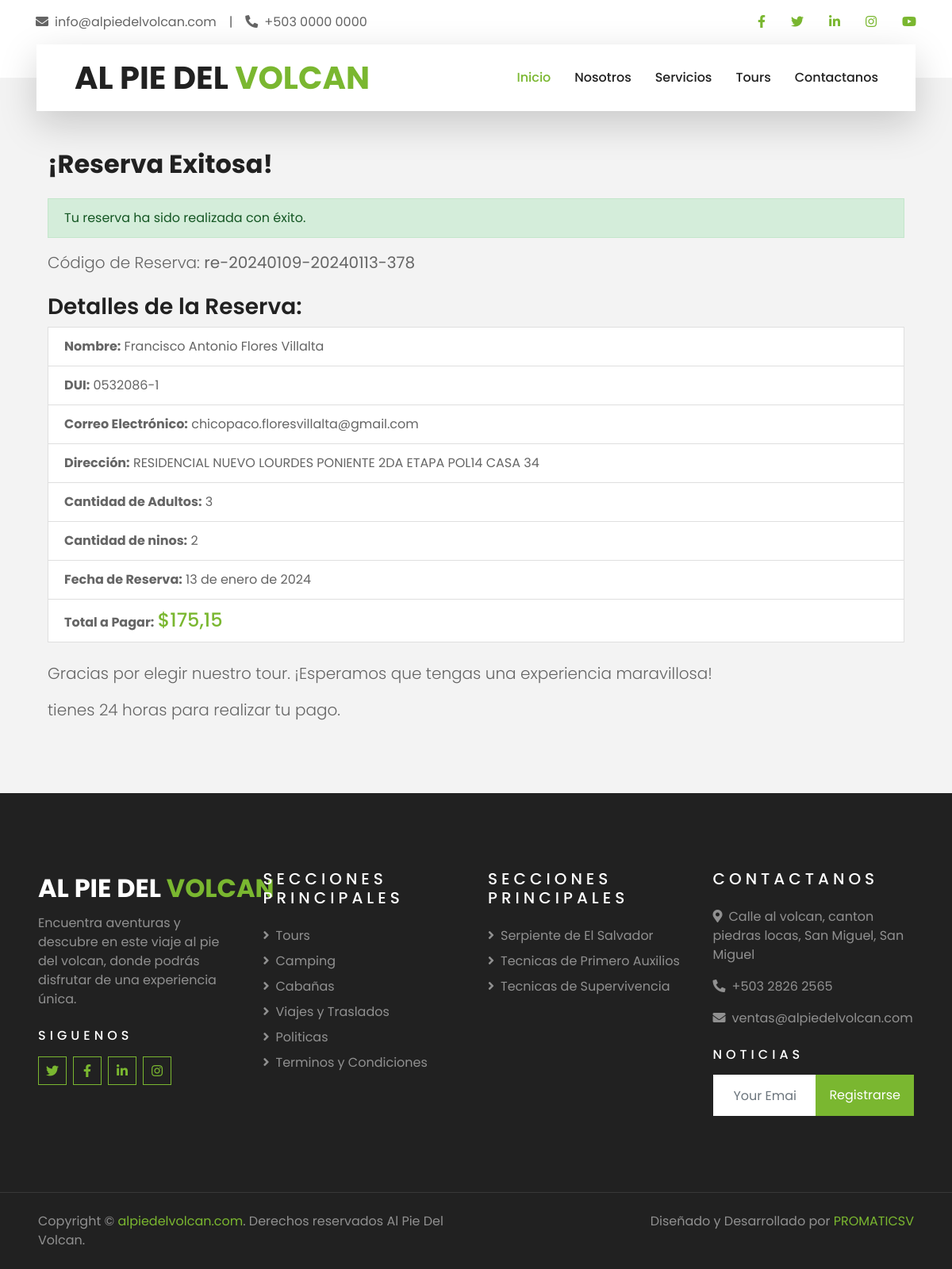
The app's page /tours/reservar_exitosa/1/ with its own data.
### Tours/models.py (models this page shows, shortened)
class Reserva(models.Model):
    tour = models.ForeignKey(Tour, on_delete=models.CASCADE, related_name='reservas')
    codigo_reserva = models.CharField(max_length=20, unique=True)
    nombre = models.CharField(max_length=255)
    dui = models.CharField(max_length=10)  # Asumiendo que el DUI tiene 10 dígitos
    correo_electronico = models.EmailField()
    direccion = models.TextField()
    cantidad_adultos = models.PositiveIntegerField(validators=[MinValueValidator(0)])
    cantidad_ninos = models.PositiveIntegerField(validators=[MinValueValidator(0)])
    fecha_reserva = models.DateField(editable=True)
    qr_code_url = models.URLField(blank=True)
    qr_code = models.ImageField(upload_to='qrcodes', blank=True, null=True)
    DOCUMENTOS_VALIDOS = (
        (' ', ' '),
        ('DUI', 'Documento Unico de Identidad'),
        ('CE', 'Cédula de extrangería'),
        ('LIC', 'Licencia Nacional'),
        ('PA', 'Pasaporte'),
        ('Otro', 'Otro'),
        )
    tipo_documento = models.CharField(max_length=50, choices=DOCUMENTOS_VALIDOS)
    telefono = models.CharField(max_length=15)
    pais_residencia = models.CharField(max_length=50, default="El Salvador")
    precio_adulto = models.DecimalField(max_digits=10, decimal_places=2)
    precio_nino = models.DecimalField(max_digits=10, decimal_places=2)
    iva = models.DecimalField(max_digits=5, decimal_places=2, default=Decimal('0.13'))
    total_pagar = models.DecimalField(max_digits=10, decimal_places=2, blank=True, null=True)

### Configuraciones/models.py (models this page shows, shortened)
class Urls_info(models.Model):
    title = models.CharField(max_length=50)
    url = models.CharField(max_length=200)
    fecha_creacion = models.DateTimeField(auto_now_add=True)

class Urls_interes(models.Model):
    title = models.CharField(max_length=50)
    url = models.URLField(max_length=200)
    fecha_creacion = models.DateTimeField(auto_now_add=True)

class Contacts(models.Model):
    contact_email = models.EmailField("Correo electronico", max_length=254, help_text="Ingrese su dirección de correo electrónico")
    contact_phone = models.CharField(max_length=50)
    addres = models.CharField(max_length=250)
    fecha_creacion = models.DateTimeField(auto_now_add=True)
    class Meta:
        get_latest_by = 'fecha_creacion'

### Tours/views.py (the view)
# urls.py: path('reservar_exitosa/<int:reserva_id>/', views.reserva_exitosa, name='reserva_exitosa'),
def reserva_exitosa(request, reserva_id):
    reserva = Reserva.objects.get(pk=reserva_id)
    data_contact = Contacts.objects.latest()
    urls_info = Urls_info.objects.all()
    titulo_pagina = {
        'titulo_largo': "AL PIE DEL VOLCAN",
        'medio_titulo': "AL PIE DEL",
        'titulo_corto': "VOLCAN",
    }
    descripciones = {
        'descripcion_corta':'Aventura en el Volcan',
        'descripcion_larga':'Encuentra aventuras y descubre en este viaje al pie del volcan, donde podrás disfrutar de una experiencia única.',
    }
    urls_interes = Urls_interes.objects.all()
    context = {
        'data_contact':data_contact,
        'urls_info':urls_info,
        'titulo':titulo_pagina,
        'descripcion':descripciones,
        'urls_interes':urls_interes,
        'reserva': reserva,
    }
    return render(request, 'reserva_exitosa.html', context)

### Tours/templates/reserva_exitosa.html (shortened to what this page needs)
{% extends 'base.html' %}
{% load humanize %}
{% block content %}
  <div class="container mt-5">
    <h2 class="mb-4">¡Reserva Exitosa!</h2>
    <div class="alert alert-success" role="alert">
      Tu reserva ha sido realizada con éxito.
    </div>
    <div class="mb-4">
      <p class="lead">Código de Reserva: <strong>{{ reserva.codigo_reserva }}</strong></p>
    </div>
    <h3>Detalles de la Reserva:</h3>
    <ul class="list-group mb-4">
      <li class="list-group-item"><strong>Nombre:</strong> {{ reserva.nombre }}</li>
      <li class="list-group-item"><strong>DUI:</strong> {{ reserva.dui }}</li>
      <li class="list-group-item"><strong>Correo Electrónico:</strong> {{ reserva.correo_electronico }}</li>
      <li class="list-group-item"><strong>Dirección:</strong> {{ reserva.direccion }}</li>
      <li class="list-group-item"><strong>Cantidad de Adultos:</strong> {{ reserva.cantidad_adultos }}</li>
      <li class="list-group-item"><strong>Cantidad de ninos:</strong> {{ reserva.cantidad_ninos }}</li>
      <li class="list-group-item"><strong>Fecha de Reserva:</strong> {{ reserva.fecha_reserva }}</li>
      <li class="list-group-item">
        <strong>Total a Pagar:</strong>
        <span class="text-primary h4">
            ${{ reserva.total_pagar|floatformat:2|intcomma }}
        </span>
      </li>
    </ul>
    <p class="lead">Gracias por elegir nuestro tour. ¡Esperamos que tengas una experiencia maravillosa!</p>
    <p class="lead">tienes 24 horas para realizar tu pago.</p>
  </div>
{% endblock %}

### templates/sections/footer.html
    <div class="container-fluid bg-dark text-white-50 py-5 px-sm-3 px-lg-5" style="margin-top: 90px;">
        <div class="row pt-5">
            <div class="col-lg-3 col-md-6 mb-5">
                <a href="" class="navbar-brand">
                    <h2 class="text-primary"><span class="text-white">{{ titulo.medio_titulo }} </span>{{ titulo.titulo_corto }}</h2>
                </a>
                <p>{{ descripcion.descripcion_larga }}</p>
                <h6 class="text-white text-uppercase mt-4 mb-3" style="letter-spacing: 5px;">Siguenos</h6>
                <div class="d-flex justify-content-start">
                    <a class="btn btn-outline-primary btn-square mr-2" href="{{ barra_principal.url_twitter }}"><i class="fab fa-twitter"></i></a>
                    <a class="btn btn-outline-primary btn-square mr-2" href="{{ barra_principal.url_facebook }}"><i class="fab fa-facebook-f"></i></a>
                    <a class="btn btn-outline-primary btn-square mr-2" href="{{ barra_principal.url_linkedin }}"><i class="fab fa-linkedin-in"></i></a>
                    <a class="btn btn-outline-primary btn-square" href="{{ barra_principal.url_instagram }}"><i class="fab fa-instagram"></i></a>
                </div>
            </div>
            <div class="col-lg-3 col-md-6 mb-5">
                <h5 class="text-white text-uppercase mb-4" style="letter-spacing: 5px;">Secciones principales</h5>
                <div class="d-flex flex-column justify-content-start">
                    {% for url_ in urls_info %}
                        <a class="text-white-50 mb-2" href="{{ url_.url }}" target="_blank"><i class="fa fa-angle-right mr-2"></i>{{ url_.title }}</a>
                    {% endfor %}
                </div>
            </div>
            <div class="col-lg-3 col-md-6 mb-5">
                <h5 class="text-white text-uppercase mb-4" style="letter-spacing: 5px;">Secciones principales</h5>
                <div class="d-flex flex-column justify-content-start">
                    {% for url_ in urls_interes %}
                        <a class="text-white-50 mb-2" href="{{ url_.url }}" target="_blank"><i class="fa fa-angle-right mr-2"></i>{{ url_.title }}</a>
                    {% endfor %}
                </div>
            </div>
            <div class="col-lg-3 col-md-6 mb-5">
                <h5 class="text-white text-uppercase mb-4" style="letter-spacing: 5px;">Contactanos</h5>
                <p><i class="fa fa-map-marker-alt mr-2"></i>{{ data_contact.addres }}</p>
                <p><i class="fa fa-phone-alt mr-2"></i>+503 {{ data_contact.contact_phone }}</p>
                <p><i class="fa fa-envelope mr-2"></i>{{ data_contact.contact_email }}</p>
                <h6 class="text-white text-uppercase mt-4 mb-3" style="letter-spacing: 5px;">Noticias</h6>
                <div class="w-100">
                    <div class="input-group">
                        <input type="text" class="form-control border-light" style="padding: 25px;" placeholder="Your Email">
                        <div class="input-group-append">
                            <button class="btn btn-primary px-3">Registrarse</button>
                        </div>
                    </div>
                </div>
            </div>
        </div>
    </div>
    <div class="container-fluid bg-dark text-white border-top py-4 px-sm-3 px-md-5" style="border-color: rgba(256, 256, 256, .1) !important;">
        <div class="row">
            <div class="col-lg-6 text-center text-md-left mb-3 mb-md-0">
                <p class="m-0 text-white-50">Copyright &copy; <a href="#">alpiedelvolcan.com</a>. Derechos reservados Al Pie Del Volcan.</a>
                </p>
            </div>
            <div class="col-lg-6 text-center text-md-right">
                <p class="m-0 text-white-50">Diseñado y Desarrollado por <a href="#">PROMATICSV</a>
                </p>
            </div>
        </div>
    </div>

### records on screen
Reserva: codigo_reserva "re-20240109-20240113-378", nombre "Francisco Antonio Flores Villalta", dui "0532086-1", correo_electronico "chicopaco.floresvillalta@gmail.com", direccion "RESIDENCIAL NUEVO LOURDES PONIENTE 2DA ETAPA POL14 CASA 34", cantidad_adultos "3", cantidad_ninos "2", fecha_reserva "13 de enero de 2024", total_pagar "175,15"
Urls_info: title "Tours"
Urls_info: title "Camping"
Urls_info: title "Cabañas"
Urls_info: title "Viajes y Traslados"
Urls_info: title "Politicas"
Urls_info: title "Terminos y Condiciones"
Urls_interes: title "Serpiente de El Salvador"
Urls_interes: title "Tecnicas de Primero Auxilios"
Urls_interes: title "Tecnicas de Supervivencia"
Contacts: addres "Calle al volcan, canton piedras locas, San Miguel, San Miguel", contact_phone "2826 2565", contact_email "ventas@alpiedelvolcan.com"

### other values on screen
{{ titulo.medio_titulo }} "AL PIE DEL"
{{ titulo.titulo_corto }} "VOLCAN"
{{ descripcion.descripcion_larga }} "Encuentra aventuras y descubre en este viaje al pie del volcan, donde podrás disfrutar de una experiencia única."
